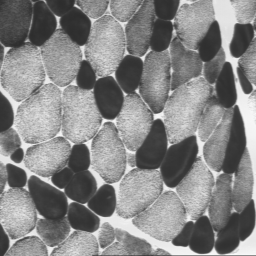
#> input picture taller_1/images/MUSCLE.png, 256 x 256 px
$ jupyter execute analisis_histograma.ipynb
#> lines starting #> are read from the running program, lines starting #| are printed output that depends on the picture
[cell 1]
import cv2
import matplotlib.pyplot as plt

image_muscle = cv2.imread("images/MUSCLE.png", cv2.IMREAD_GRAYSCALE)
#> image_muscle is the input picture: shape (256, 256); min 44, max 249, mean 133.1
image_clef = cv2.imread("images/CLEF.png", cv2.IMREAD_GRAYSCALE)
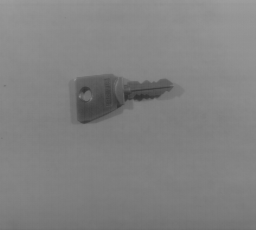
#> input picture taller_1/images/CLEF.png, 256 x 230 px
#> image_clef is the input picture: shape (230, 256); min 48, max 158, mean 129.2

[cell 2]
# Visualizar imagen (MUSCLE)
plt.imshow(image_muscle, cmap="gray")
plt.show()

# Visualizar histograma (MUSCLE)
hist = cv2.calcHist([image_muscle],[0],None,[256],[0,256])
#> hist = 256 values, max 1174 at index 57, min 0 at index 0, mean 256
plt.plot(hist)
plt.show()
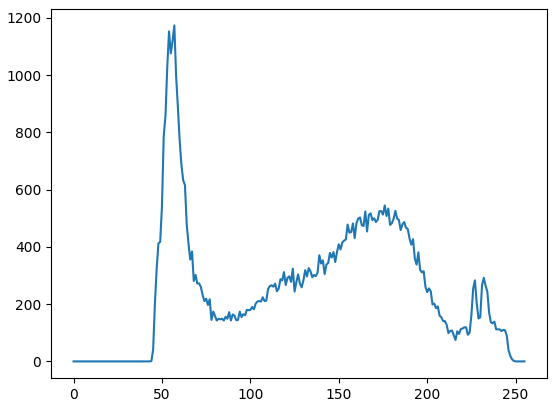
#> figure drawn by matplotlib, 1 panel; curve peaks at x = 57, y = 1174

[cell 3]
# Visualizar imagen (CLEF)
plt.imshow(image_clef, cmap="gray")
plt.show()

# Visualizar histograma (CLEF)
hist = cv2.calcHist([image_clef],[0],None,[256],[0,256])
#> hist = 256 values, max 3971 at index 127, min 0 at index 0, mean 230
plt.plot(hist)
plt.show()
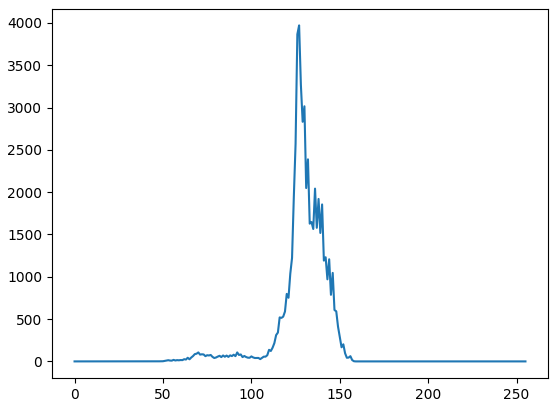
#> figure drawn by matplotlib, 1 panel; curve peaks at x = 127, y = 3971
